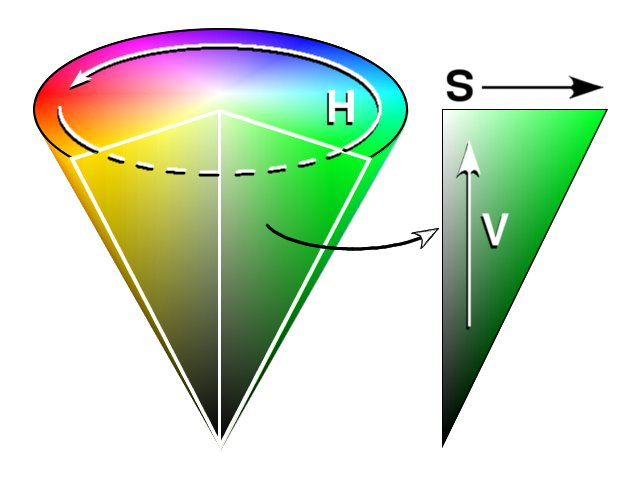
#> input picture 1113/HSV_cone.jpg, 640 x 480 px
$ python hsv_split.py
#> lines starting #> are read from the running program, lines starting #| are printed output that depends on the picture; after the words box and inside, x2 and y2 are one past the last pixel; in counts of white or black regions, pixels touching at a corner belong together
import cv2
import numpy as np

file_name = "HSV_cone.jpg" # 파일명

def lowHue(value):
    pass

def lowSaturation(value):
    pass

def lowValue(value):
    pass

def highHue(value):
    pass

def highSaturation(value):
    pass

def highValue(value):
    pass


# 이미지 크기 조절 - resize
image = cv2.imread(file_name)
#> image is the input picture: shape (480, 640, 3); mean B, G, R 197.9, 219.7, 205
h, w, c = image.shape
#> h = 480; w = 640; c = 3
resize_size = 1.0
if w > 2000:
    resize_size = 0.3
elif w > 1000:
    resize_size = 0.5
image = cv2.resize(image, (0, 0), fx=resize_size, fy=resize_size, interpolation=cv2.INTER_NEAREST)

win_name = "hsv_image"

cv2.namedWindow(win_name)
cv2.createTrackbar('low_H', win_name, 110, 255, lowHue)
cv2.createTrackbar('low_S', win_name, 30, 255, lowSaturation)
cv2.createTrackbar('low_V', win_name, 30, 255, lowValue)
cv2.createTrackbar('high_H', win_name, 130, 255, highHue)
cv2.createTrackbar('high_S', win_name, 255, 255, highSaturation)
cv2.createTrackbar('high_V', win_name, 255, 255, highValue)

img_hsv = cv2.cvtColor(image, cv2.COLOR_BGR2HSV)
#> img_hsv: shape (480, 640, 3); mean H, S, V 29, 54.4, 228.7

while True:
    txtImage = image.copy()

    low_h = cv2.getTrackbarPos('low_H', win_name)
    high_h = cv2.getTrackbarPos('high_H', win_name)
    low_s = cv2.getTrackbarPos('low_S', win_name)
    high_s = cv2.getTrackbarPos('high_S', win_name)
    low_v = cv2.getTrackbarPos('low_V', win_name)
    high_v = cv2.getTrackbarPos('high_V', win_name)

    low_color = (low_h, low_s, low_v)
    upper_color = (high_h, high_s, high_v)
    img_mask = cv2.inRange(img_hsv, low_color, upper_color)  # 범위내의 픽셀들은 흰색, 나머지 검은색
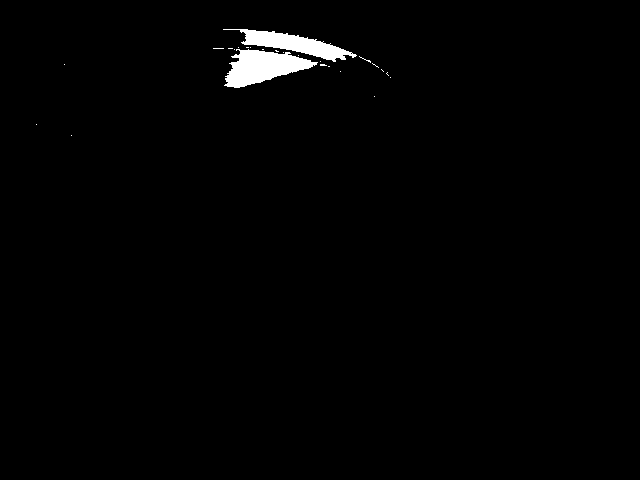
#> img_mask: shape (480, 640); 1.2% white; 25 white regions (23 under 20 px), largest, box (x1, y1, x2, y2) and area: (224, 49, 318, 88) 2080, (223, 29, 357, 62) 1606
    img_result = cv2.bitwise_and(txtImage, txtImage, mask=img_mask)

    txt = f"low_hsv({low_h}, {low_s}, {low_v}) / high_hsv({high_h}, {high_s}, {high_v})"
    t_h, t_w, t_c = txtImage.shape
#> t_h = 480; t_w = 640; t_c = 3
    cv2.putText(img_result, txt, (20, t_h - 20), cv2.FONT_HERSHEY_SIMPLEX, 0.7, (0, 0, 255), 1, cv2.LINE_AA)
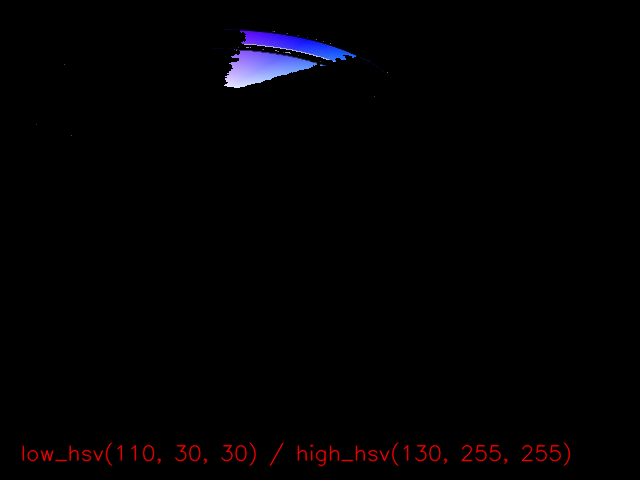
#> img_result: shape (480, 640, 3); mean B, G, R 2.8, 1.2, 2.4

    result = np.hstack((image, img_result))
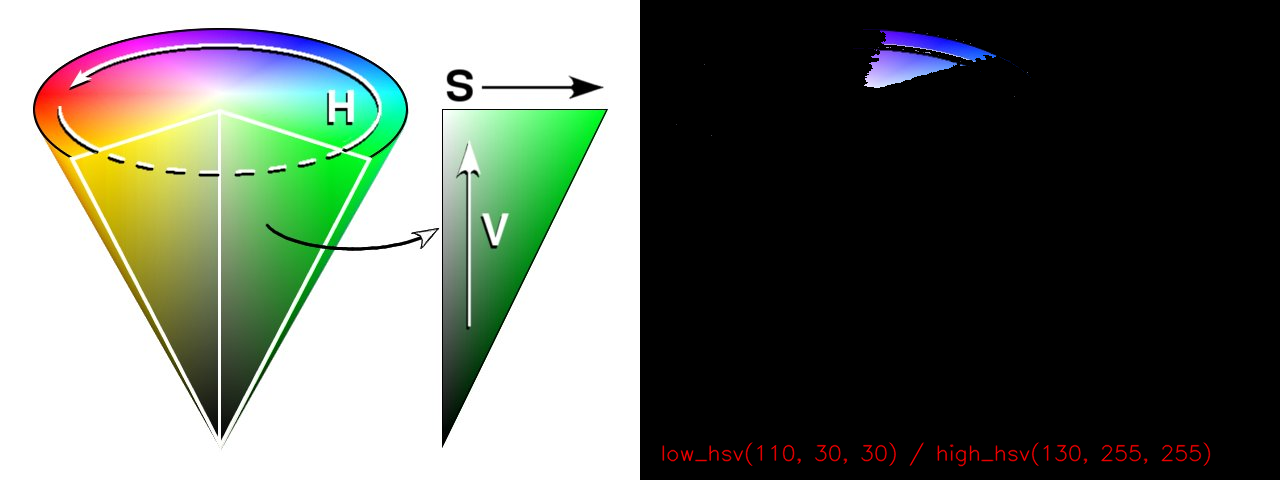
#> result: shape (480, 1280, 3); mean B, G, R 100.4, 110.5, 103.7
    cv2.imshow(win_name, result)
    k = cv2.waitKey(1) & 0xFF
#> (key Esc is pressed here)
    if k == 27:
            break
